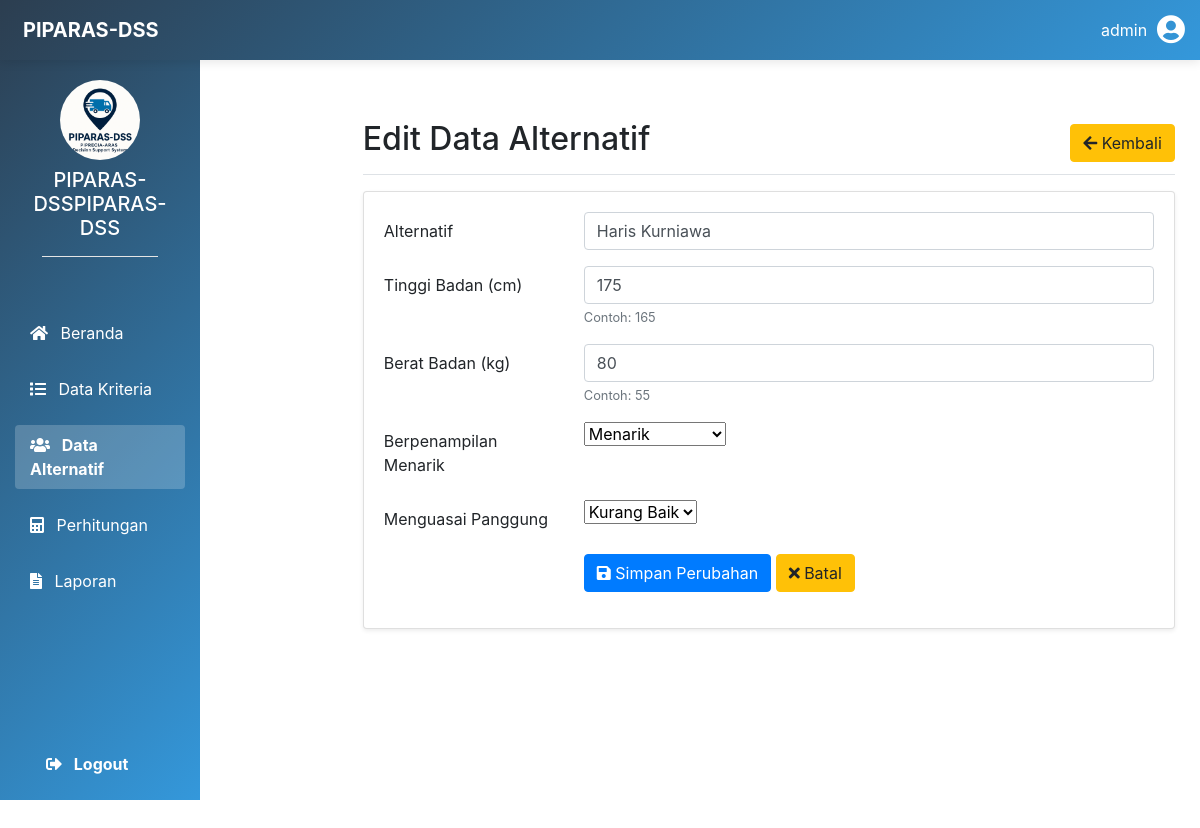
Page /crud/ubah/edit.php?id=1 (signed in) on the committed database.
### tables this page shows
CREATE TABLE `data_primer` (
  `id` int(11) NOT NULL,
  `alternatif` varchar(50) NOT NULL,
  `tinggi_badan` int(10) NOT NULL,
  `berat_badan` int(5) NOT NULL,
  `berpenampilan_menarik` varchar(15) NOT NULL,
  `menguasai_panggung` varchar(15) NOT NULL
);

### crud/ubah/edit.php (the view, shortened to what this page needs)
<?php
if (isset($_SESSION['username'])) {
	include('../../koneksi/koneksi.php');
	include('../../includes/header.php');
?>
	<div class="container-fluid min-vh-100">
		<div class="row">
			<main class="col-md-9 ms-sm-auto col-lg-12 px-md-4 py-4">
				<div class="d-flex justify-content-between flex-wrap flex-md-nowrap align-items-center pt-3 pb-2 mb-3 border-bottom">
					<h1 class="h2">Edit Data Alternatif</h1>
					<div class="btn-toolbar mb-2 mb-md-0">
						<a href="../../crud/tampil/tampil.php" class="btn btn-warning">
							<i class="fas fa-arrow-left"></i> Kembali
						</a>
					</div>
				</div>
				<?php
				if (isset($_GET['id'])) {
					$id = $_GET['id'];
					$select = mysqli_query($koneksi, "SELECT * FROM data_primer WHERE id='$id'") or die(mysqli_error($koneksi));
					if (mysqli_num_rows($select) == 0) {
						echo '<div class="alert alert-warning">ID tidak ditemukan dalam database.</div>';
						exit();
					} else {
						$data = mysqli_fetch_assoc($select);
					}
				}
				?>
				<div class="card shadow-sm">
					<div class="card-body">
						<form action="edit.php?id=<?php echo $id; ?>" method="post">
							<div class="row mb-3">
								<label class="col-sm-3 col-form-label">Alternatif</label>
								<div class="col-sm-9">
									<input type="text" name="alternatif" class="form-control" value="<?php echo $data['alternatif']; ?>" required>
								</div>
							</div>
							<div class="row mb-3">
								<label class="col-sm-3 col-form-label">Tinggi Badan (cm)</label>
								<div class="col-sm-9">
									<input type="number" name="tinggi_badan" class="form-control" value="<?php echo $data['tinggi_badan']; ?>" required>
									<small class="text-muted">Contoh: 165</small>
								</div>
							</div>
							<div class="row mb-3">
								<label class="col-sm-3 col-form-label">Berat Badan (kg)</label>
								<div class="col-sm-9">
									<input type="number" name="berat_badan" class="form-control" value="<?php echo $data['berat_badan']; ?>" required>
									<small class="text-muted">Contoh: 55</small>
								</div>
							</div>
							<div class="row mb-3">
								<label class="col-sm-3 col-form-label">Berpenampilan Menarik</label>
								<div class="col-sm-9">
									<select name="berpenampilan_menarik" class="form-select" required>
										<option value="Menarik" <?= ($data['berpenampilan_menarik'] == 'Menarik') ? 'selected' : '' ?>>Menarik</option>
									</select>
								</div>
							</div>
							<div class="row mb-3">
								<label class="col-sm-3 col-form-label">Menguasai Panggung</label>
								<div class="col-sm-9">
									<select name="menguasai_panggung" class="form-select" required>
										<option value="Kurang Baik" <?= ($data['menguasai_panggung'] == 'Kurang Baik') ? 'selected' : '' ?>>Kurang Baik</option>
									</select>
								</div>
							</div>
							<div class="row mb-3">
								<div class="col-sm-9 offset-sm-3">
									<button type="submit" name="submit" class="btn btn-primary">
										<i class="fas fa-save"></i> Simpan Perubahan
									</button>
									<a href="../../crud/tampil/tampil.php" class="btn btn-warning">
										<i class="fas fa-times"></i> Batal
									</a>
								</div>
							</div>
						</form>
					</div>
				</div>
			</main>
		</div>
	</div>
<?php
	include('../../includes/footer.php');
} else {
	echo "<script>alert('Silahkan Login Terlebih Dahulu');document.location.href='../../login/index.php';</script>";
}
?>

### includes/header.php (style rules this page uses)
body { overflow-x: hidden; }

### includes/sidebar.php (style rules this page uses)
main { margin-left: 8%; }

### rows in the picture
data_primer: alternatif "Haris Kurniawa", tinggi_badan "175", berat_badan "80", berpenampilan_menarik "Menarik", menguasai_panggung "Kurang Baik"

### other values in the picture
$_SESSION['username'] "admin"
